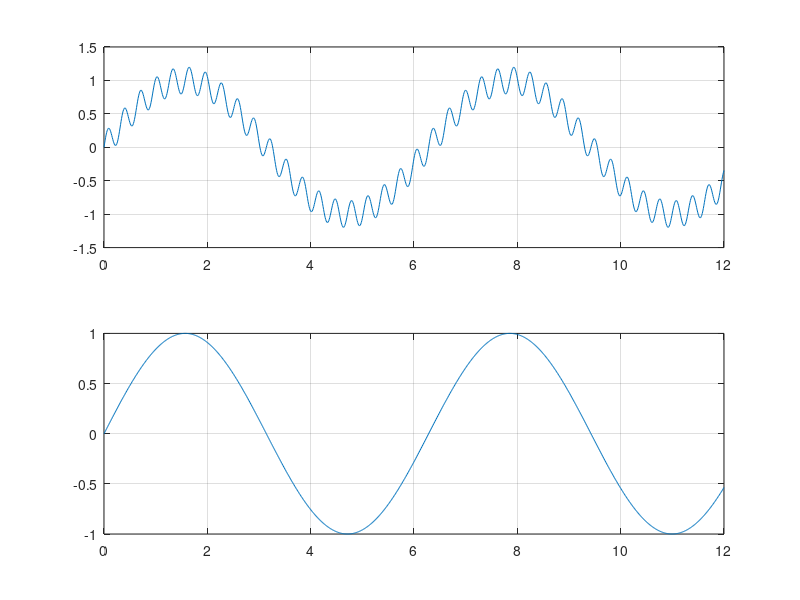

Recreate this plot in MATLAB.
clc, clear
t=0:0.01:12;
y1=sin(t)+0.2*sin(20*t);
y2=sin(t);
subplot (2,1,1)
plot(t,y1),grid on 
subplot (2,1,2)
plot(t,y2), grid on 